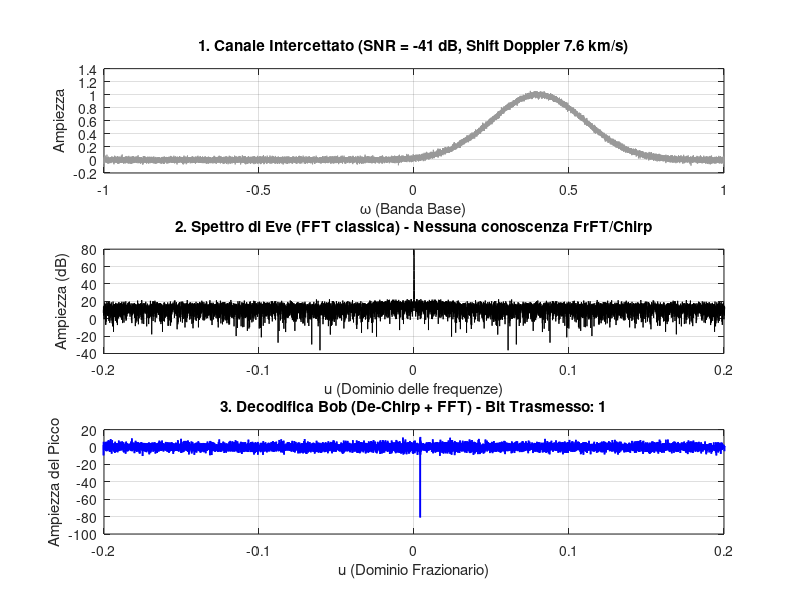

Recreate this plot in MATLAB.
% =========================================================================
% SIMULAZIONE SATELLITARE QUANTUM COVERT (Micius-like)
% =========================================================================

clc; clear; close all;

% =========================================================================
% CINEMATICA ORBITALE E LINK BUDGET OTTICO
% =========================================================================
disp('--- FASE 1: Calcolo Link Budget Ottico ---');

% Costanti Fisiche
c = 3e8;                    % Velocità della luce (m/s)
lambda_0 = 267e-9;          % Lunghezza d'onda transizione Al+ (267 nm)
h_planck = 6.626e-34;       % Costante di Planck (J*s)
E_fotone = h_planck * (c / lambda_0); % Energia di un singolo fotone (J)

% Parametri Satellitari 
Altitudine = 800e3;         % Distanza di collegamento (800 km)
v_orbita = 7.6e3;           % Velocità orbitale (7.6 km/s)
D_tx = 0.20;                % Diametro telescopio Alice (200 mm)
D_rx = 0.30;                % Diametro telescopio Bob (300 mm)
P_tx_laser = 100e-3;        % Potenza laser di trasmissione (Ipotetica: 100 mW)

% Equazione di Friis (Link Budget)
% Guadagni delle Antenne Ottiche (Telescopi)
G_tx = (pi * D_tx / lambda_0)^2;
G_rx = (pi * D_rx / lambda_0)^2;

% Free Space Path Loss
FSPL = (4 * pi * Altitudine / lambda_0)^2;

% Potenza Ricevuta (senza contare l'atmosfera per semplicità)
P_rx = P_tx_laser * (G_tx * G_rx) / FSPL;

% Stampiamo i risultati in console
disp(['Distanza di link: ', num2str(Altitudine/1000), ' km']);
disp(['Potenza Laser in trasmissione: ', num2str(P_tx_laser*1000), ' mW']);
disp(['Potenza Ricevuta Teorica: ', num2str(P_rx), ' Watt']);

% =========================================================================
% FASE 2: GENERAZIONE DEL SEGNALE QUANTISTICO (ALICE)
% =========================================================================
disp('--- FASE 2: Generazione Segnale (Alluminio-27) ---');

% Vettori di Simulazione
Fs = 50e6;                  % Campionamento 50 MHz
T_coh = 1e-3;               % Tempo di coerenza 1 ms
N_campioni = Fs * T_coh;    % 50.000 campioni
omega = linspace(-1, 1, N_campioni); % Asse frequenze in banda base normalizzata

% Parametri Atomici
amu = 1.6605e-27;           % Unità di massa atomica (kg)
m_Al = 26.98 * amu;         % Massa Ione Alluminio

% Differenza di momento (delta p)
delta_v = 1;                % m/s
delta_p = m_Al * delta_v;   % Differenza di momento lineare

% 3. Il Messaggio Segreto e la Fisica
bit_tx = 1;                 % Il bit che Alice vuole inviare
if bit_tx == 0
    phi = 0;
else
    phi = pi;
end

% Chirp e l'Offset
c_chirp = 300 * pi;         % Tasso di dispersione (Chirp rate)
offset_quantistico = 100 * pi; % Spostamento dovuto alla differenza p2 - p1

% Fase totale del segnale quantistico
Phi_totale = c_chirp * (omega.^2) + offset_quantistico * omega;

% Creiamo l'interferenza con un inviluppo debolissimo (ordine v/c)
I_quant = 1e-5;             % Intensità bassissima
Interferenza_Alice = I_quant * cos(Phi_totale + phi);

disp('Generazione completata. Alice ha preparato il fotone covert.');

% =========================================================================
% FASE 3: IL CANALE COVERT E L'EFFETTO MACRO-DOPPLER (Eve)
% =========================================================================
disp('--- FASE 3: Simulazione Canale Spaziale (-41 dB) ---');

% Il Macro-Doppler Orbitale (7.6 km/s del satellite)
Shift_Orbitale = 0.4; % Il segnale arriva shiftato del 40% dal centro

% Generazione del Profilo Classico (Effetto Doppler termico)
sigma_doppler = 0.15; 
S_classico = exp(-((omega - Shift_Orbitale).^2) / (2 * sigma_doppler^2));
 
%L'atomo è sul satellite, il segnale quantistico deve subire lo stesso
% spostamento Doppler spaziale del rumore classico prima di viaggiare.
Phi_totale_shiftata = c_chirp * ((omega - Shift_Orbitale).^2) + offset_quantistico * (omega - Shift_Orbitale);
Interferenza_Alice_Shiftata = I_quant * cos(Phi_totale_shiftata + phi);
Potenza_Classica = mean(S_classico.^2);
Potenza_Target = Potenza_Classica * (10^(-41/10)); % SNR a -41 dB
Potenza_Attuale = mean(Interferenza_Alice_Shiftata.^2);
Fattore_di_Scala = sqrt(Potenza_Target / Potenza_Attuale);

% Il segnale quantistico viaggia insieme alla montagna termica spostata
Interferenza_Spaziale = Interferenza_Alice_Shiftata * Fattore_di_Scala;

% Aggiungiamo il Rumore di Fondo (Luce solare, AWGN)
Rumore_Spaziale = 0.02 * randn(1, N_campioni);

% IL SEGNALE RICEVUTO DA EVE E BOB
S_ricevuto = S_classico + Interferenza_Spaziale + Rumore_Spaziale;

% =========================================================================
% FASE 4: IL RICEVITORE DI BOB (Tracking, Clutter Rejection, FrFT)
% =========================================================================
disp('--- FASE 4: Decodifica Ricevitore di Bob ---');

% TRACKING SATELLITARE (Compensazione Macro-Doppler)
% Bob sa che il satellite viaggia a 7.6 km/s. Riporta il segnale al centro.
S_centrato = interp1(omega, S_ricevuto, omega + Shift_Orbitale, 'linear', 0);

% CLUTTER REJECTION (Rimozione del Bias Termico)
% Bob applica il filtro passa-alto per salvare la Gamma Dinamica (Baseline Subtraction)
S_filtrato = S_centrato - movmean(S_centrato, 500);

% De-Chirping: Bob compensa solo la curvatura spaziale (c_chirp) dell'Alluminio
Chiave_FrFT = exp(-1i * (c_chirp * (omega.^2)));

% 4. ESTRAZIONE DEL PICCO (FFT) per Bob dopo de-chirp
Segnale_Ruotato = S_filtrato .* Chiave_FrFT;
Y_Bob = fftshift(fft(Segnale_Ruotato));
Picco_Bob = real(Y_Bob);

% =========================================================================
% FASE 4b: INTERCETTATORE EVE (NESSUNA CONOSCENZA DELLA FrFT O DEL CHIRP)
% =========================================================================
disp('--- FASE 4b: Intercettatore Eve (FFT classica) ---');

% Eve prende il medesimo segnale ricevuto dal canale (senza tracking né de-chirp)
% Applica una classica FFT come "misuratore di energia"
Y_Eve = fftshift(fft(S_ricevuto));
Spec_Eve = abs(Y_Eve);
Spec_Eve_dB = 20*log10(Spec_Eve + eps); % in dB per visualizzazione

% =========================================================================
% FASE 5: VISUALIZZAZIONE DEL REPORT E GRAFICI
% =========================================================================
disp('--- FASE 5: Generazione Grafici ---');

figure('Name', 'Link Satellitare Quantum Covert', 'Color', 'w', 'Position', [100, 100, 900, 800]);

% Grafico 1: Quello che si vede nel canale spaziale (Eve osserva il segnale nel dominio base)
subplot(3, 1, 1);
plot(omega, S_ricevuto, 'Color', [0.6 0.6 0.6]);
title('1. Canale Intercettato (SNR = -41 dB, Shift Doppler 7.6 km/s)');
xlabel('\omega (Banda Base)'); ylabel('Ampiezza'); grid on;

% Grafico 2: Spettro di Eve (FFT classica) - Eve non compensa né dechirpa
subplot(3, 1, 2);
u_e = linspace(-1, 1, N_campioni);
plot(u_e, Spec_Eve_dB, 'k');
title('2. Spettro di Eve (FFT classica) - Nessuna conoscenza FrFT/Chirp');
xlabel('u (Dominio delle frequenze)'); ylabel('Ampiezza (dB)'); grid on;
xlim([-0.2 0.2]); % zoom per confronto

% Grafico 3: Quello che estrae il telescopio di Bob (FrFT-like de-chirp + FFT)
u = linspace(-1, 1, N_campioni);
subplot(3, 1, 3);
plot(u, Picco_Bob, 'b', 'LineWidth', 1.2);
title(['3. Decodifica Bob (De-Chirp + FFT) - Bit Trasmesso: ', num2str(bit_tx)]);
xlabel('u (Dominio Frazionario)'); ylabel('Ampiezza del Picco'); grid on;
xlim([-0.2 0.2]); % Zoom per apprezzare la pulizia del picco

disp('SIMULAZIONE COMPLETATA CON SUCCESSO!');
